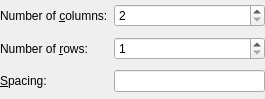
<?xml version="1.0" encoding="UTF-8"?>
<ui version="4.0">
 <class>TabbingDialog</class>
 <widget class="QWidget" name="TabbingDialog">
  <property name="geometry">
   <rect>
    <x>0</x>
    <y>0</y>
    <width>265</width>
    <height>99</height>
   </rect>
  </property>
  <layout class="QGridLayout">
   <property name="leftMargin">
    <number>0</number>
   </property>
   <property name="topMargin">
    <number>0</number>
   </property>
   <property name="rightMargin">
    <number>0</number>
   </property>
   <property name="bottomMargin">
    <number>0</number>
   </property>
   <item row="0" column="0">
    <widget class="QLabel" name="label">
     <property name="text">
      <string>Number of &amp;columns:</string>
     </property>
     <property name="buddy">
      <cstring>m_spCols</cstring>
     </property>
    </widget>
   </item>
   <item row="0" column="1">
    <widget class="QSpinBox" name="m_spCols">
     <property name="minimum">
      <number>2</number>
     </property>
    </widget>
   </item>
   <item row="1" column="0">
    <widget class="QLabel" name="label_2">
     <property name="text">
      <string>Number of &amp;rows:</string>
     </property>
     <property name="buddy">
      <cstring>m_spRows</cstring>
     </property>
    </widget>
   </item>
   <item row="1" column="1">
    <widget class="QSpinBox" name="m_spRows">
     <property name="minimum">
      <number>1</number>
     </property>
    </widget>
   </item>
   <item row="2" column="0">
    <widget class="QLabel" name="label_3">
     <property name="text">
      <string>&amp;Spacing:</string>
     </property>
     <property name="buddy">
      <cstring>m_leSpacing</cstring>
     </property>
    </widget>
   </item>
   <item row="2" column="1">
    <widget class="QLineEdit" name="m_leSpacing"/>
   </item>
  </layout>
 </widget>
 <resources/>
 <connections/>
</ui>
